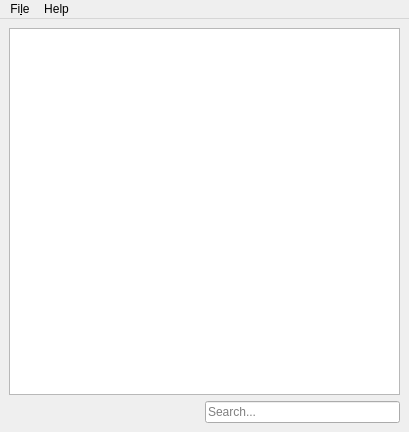
<?xml version="1.0" encoding="UTF-8"?>
<ui version="4.0">
 <class>MainWindow</class>
 <widget class="QMainWindow" name="MainWindow">
  <property name="geometry">
   <rect>
    <x>0</x>
    <y>0</y>
    <width>409</width>
    <height>432</height>
   </rect>
  </property>
  <property name="windowTitle">
   <string>TrafficToll</string>
  </property>
  <widget class="QWidget" name="centralwidget">
   <layout class="QVBoxLayout" name="verticalLayout">
    <item>
     <widget class="QTreeView" name="treeView"/>
    </item>
    <item>
     <layout class="QHBoxLayout" name="horizontalLayout">
      <item>
       <spacer name="horizontalSpacer">
        <property name="orientation">
         <enum>Qt::Horizontal</enum>
        </property>
        <property name="sizeHint" stdset="0">
         <size>
          <width>40</width>
          <height>20</height>
         </size>
        </property>
       </spacer>
      </item>
      <item>
       <widget class="QLineEdit" name="lineEdit">
        <property name="inputMask">
         <string/>
        </property>
        <property name="placeholderText">
         <string>Search...</string>
        </property>
       </widget>
      </item>
     </layout>
    </item>
   </layout>
  </widget>
  <widget class="QMenuBar" name="menubar">
   <property name="geometry">
    <rect>
     <x>0</x>
     <y>0</y>
     <width>409</width>
     <height>28</height>
    </rect>
   </property>
   <widget class="QMenu" name="menuFile">
    <property name="title">
     <string>Fi&amp;le</string>
    </property>
    <addaction name="actionExit"/>
   </widget>
   <widget class="QMenu" name="menuHelp">
    <property name="title">
     <string>Help</string>
    </property>
   </widget>
   <addaction name="menuFile"/>
   <addaction name="menuHelp"/>
  </widget>
  <action name="actionExit">
   <property name="text">
    <string>Exit</string>
   </property>
  </action>
 </widget>
 <resources/>
 <connections/>
</ui>
